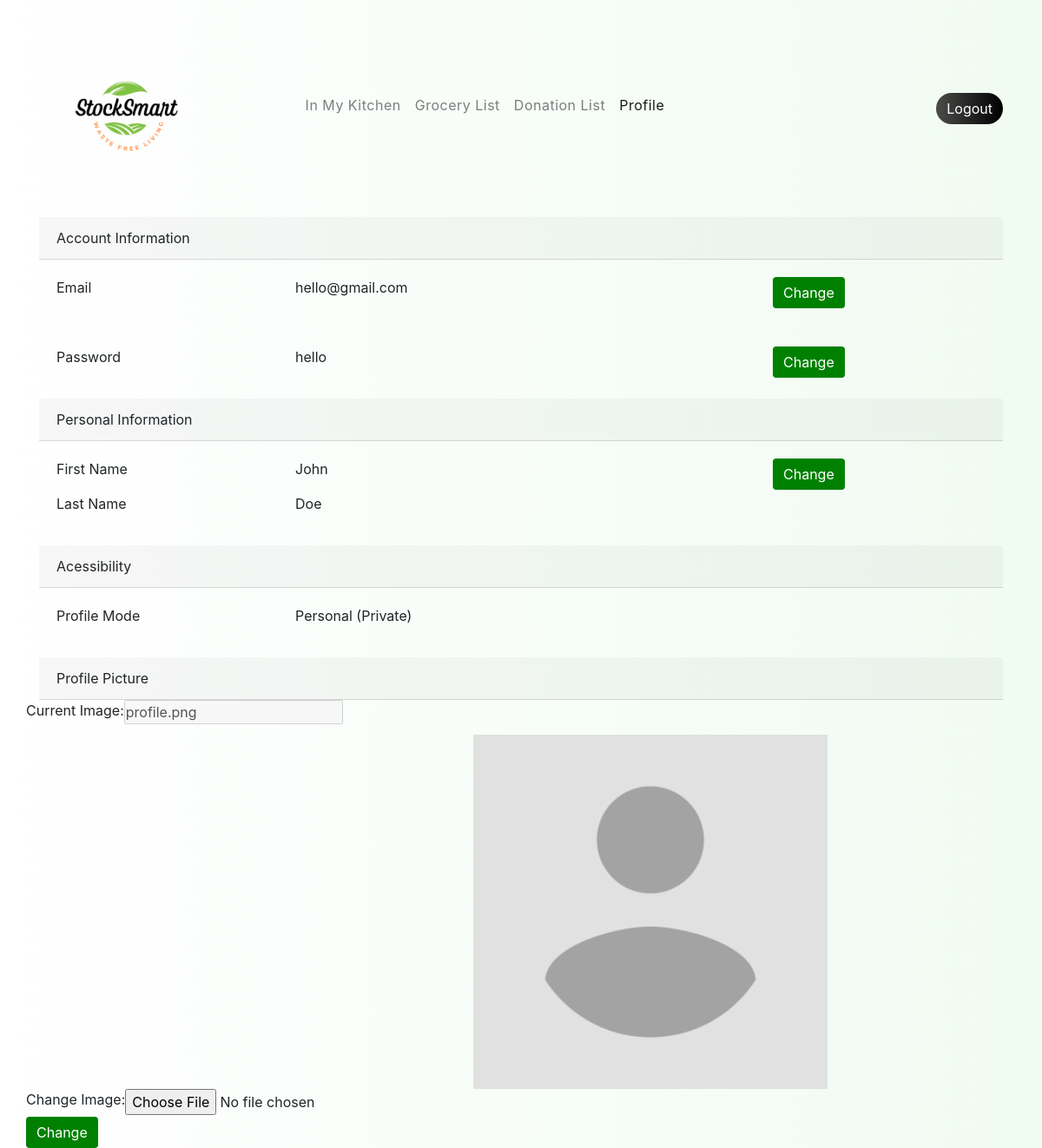
/user_profile.php (signed in), run on the app's committed database.
### tables this page shows
CREATE TABLE `user_profile` (
  `userid` int(10) NOT NULL,
  `first_name` varchar(100) NOT NULL,
  `last_name` varchar(100) NOT NULL,
  `email` varchar(100) NOT NULL,
  `password` varchar(100) NOT NULL,
  `profile_image` varchar(100) NOT NULL
);

### user_profile.php (the view, shortened to what this page needs)
<!doctype html>
<html lang="en">
   <head>
      <link rel="stylesheet" href="https://maxcdn.bootstrapcdn.com/bootstrap/4.0.0/css/bootstrap.min.css">
      <link rel="stylesheet" href="css/styles.css">
   </head>
   <header>
      <div class="container">
         <nav class="navbar navbar-expand-lg navbar-light">
            <a class="navbar-brand" href="#"><img style="height: 200px;"
               src="images/logo_new.png"
               /></a>
            <div class="collapse navbar-collapse" id="navbarSupportedContent" style = "margin-right: 300px;">
               <ul class="navbar-nav ml-lg-auto">
                  <li class="nav-item">
                     <a class="nav-link menu"  href="kitchen.php">In My Kitchen <span class="sr-only">(current)</span></a>
                  </li>
                  <li class="nav-item">
                     <a class="nav-link menu" href="grocery.php">Grocery List</a>
                  </li>
                  <li class="nav-item">
                     <a class="nav-link menu" href="donation.php">Donation List</a>
                  </li>
                  <li class="nav-item active">
                     <a class="nav-link menu" href="user_profile.php">Profile</a>
                  </li>
               </ul>
            </div>
            <div class = "signup_login">
               <a href="includes/logout.inc.php" class="btn btn-primary login" >Logout</a>
            </div>
         </nav>
      </div>
   </header>
   <body>
   <?php
    $id = $_SESSION['id'];
    $dbOk = false;
    @ $db = new mysqli('localhost', 'root', '', 'stock_smart');
    if ($db->connect_error) {
        echo '<div class="messages">Could not connect to the database. Error: ';
        echo $db->connect_errno . ' - ' . $db->connect_error . '</div>';
      } else {
        $dbOk = true;
      }
    if ($dbOk) {
        $query = "select * from user_profile where userid=$id";
        $result = $db->query($query);
        $numRecords = $result->num_rows;
        if ($numRecords > 0) {
            $record = $result->fetch_assoc();
            $first = $record['first_name'];
            $last = $record['last_name'];
            $email = $record['email'];
            $pass = $record['password'];
            $image = $record['profile_image'];
            if (strlen($image) > 2){
               $image = $record['profile_image'];
             }
             else {
               $image = 'profile.png';
             }
             $image_x = 'images/' . $image;
        }
        else {
            exit("User not found");
        }
      }
?>
      <div class = "container">
         <div class="card-account-information">
            <div class="card-header">
               Account Information
            </div>
            <div class="card-body">
               <div class  = "row">
                  <div class = "col">
                     <p>Email</p>
                  </div>
                  <div class = "col">
                  <p><?php echo $email ?> </p>
                  </div>
                  <div class = "col">
                  </div>
                  <div class = "col">
                     <button type="button" class = "btn btn-primary change" data-toggle="modal" data-target="#EmailModal">Change</button>
                  </div>
               </div>
            </div>
         </div>
         <div class="card-body">
         <div class  = "row">
            <div class = "col">
            <p>Password </p>
            </div>
            <div class = "col">
            <p><?php echo $pass ?> </p>
            </div>
            <div class = "col">
            </div>
            <div class = "col">
                  <button type="button" class = "btn btn-primary change" data-toggle="modal" data-target="#ModalPassword">Change</button>
            </div>
            </div>
         </div>
      <div class="card-personal-information">
         <div class="card-header">
            Personal Information
         </div>
         <div class="card-body">
            <div class  = "row">
               <div class = "col">
                  <p>First Name</p>
               </div>
               <div class = "col">
                  <p><?php echo $first ?> </p>
               </div>
               <div class = "col">
              </div>
               <div class = "col">
                     <button type="button" class = "btn btn-primary change" data-toggle="modal" data-target="#ModalFirstLast">Change</button>
               </div>
            </div>
            <div class  = "row">
               <div class = "col">
                  <p>Last Name</p>
               </div>
               <div class = "col">
               <p><?php echo $last ?> </p>
               </div>
               <div class = "col">
              </div>
              <div class = "col">
              </div>
            </div>
         </div>
      </div>
      <div class="card-personal-information">
         <div class="card-header">
            Acessibility
         </div>
         <div class="card-body">
            <div class  = "row">
               <div class = "col">
                  <p>Profile Mode</p>
               </div>
               <div class = "col">
                  <p >Personal (Private)</p>
               </div>
               <div class = "col">
              </div><div class = "col">
              </div>
            </div>
         </div>
      </div>
      <div class="card-personal-information">
      <form action="update_image.php" method = "post"  enctype="multipart/form-data">
         <div class="card-header">
            Profile Picture
         </div>
         <div class="row">
      <div class="col-25">
        <label for="major">Current Image: </label>
      </div>
      <div class="col-75">
        <input type="text" id="image1" name="image1" disabled value = "<?php echo $image ?>">
      </div>
      <div class = "col-75">
      <img class = "resize" src=<?php echo $image_x ?> style="width:80%; float: left; margin-left: 150px; margin-top: 40px;">
   </div>
  </div>
  <div class="row">
      <div class="col-25">
        <label for="image">Change Image: </label>
      </div>
      <div class="col-75">
		<input type="file" id="image" name="file" title = "<?php echo $image ?>">
      </div>
  </div>
            <div class = "row">
              <button type="submit" class="btn btn-primary change" name = "submit" >Change</button>
              </div>
   </form>
</div>
</div>
   </body>
</html>

### css/styles.css (style rules this page uses)
body { background: #ffffff; background: -webkit-linear-gradient(to right, rgba(255, 255, 255, 0.5), rgba(226, 247, 228, 0.5)); background: linear-gradient(to right, rgba(255, 255, 255, 0.5), rgba(226, 247, 228, 0.5)) }
* { margin: 0; padding: 0; box-sizing: border-box; }
.navbar { padding: 20px 0; }
.menu { position: relative; text-decoration: none; font-size: 16px; letter-spacing: 0.5px; padding: 0 10px; }
.menu:after { content: ""; position: absolute; background-color:#E99D3E ; height: 3px; width: 0; left:0; bottom:-10px; transition: 0.3s; }
.login { background: rgb(175,184,186); background: linear-gradient(to right, rgba(75, 75, 74, 1.0), rgba(0, 0, 0, 1.0)); border:none; border-radius: 20px; margin-left: 5px; }
.change { background-color: green; border:green; }

### data on the page
user_profile: email "hello@gmail.com", password "hello", first_name "John", last_name "Doe", image1 "profile.png", profile_image (placeholder picture)
